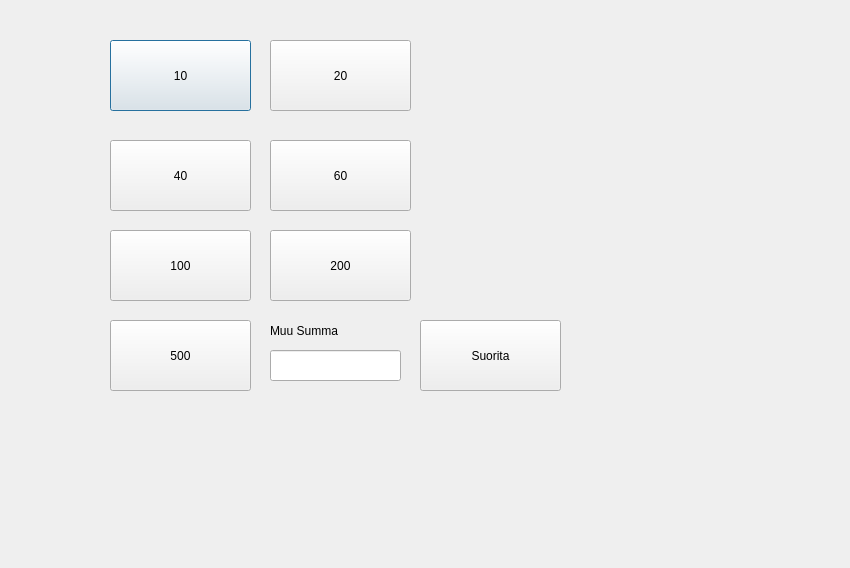
<?xml version="1.0" encoding="UTF-8"?>
<ui version="4.0">
 <class>debitPankki</class>
 <widget class="QDialog" name="debitPankki">
  <property name="geometry">
   <rect>
    <x>0</x>
    <y>0</y>
    <width>850</width>
    <height>568</height>
   </rect>
  </property>
  <property name="windowTitle">
   <string>Dialog</string>
  </property>
  <widget class="QPushButton" name="btnDebitNosto10">
   <property name="geometry">
    <rect>
     <x>110</x>
     <y>40</y>
     <width>141</width>
     <height>71</height>
    </rect>
   </property>
   <property name="text">
    <string>10</string>
   </property>
  </widget>
  <widget class="QPushButton" name="btnDebitNosto20">
   <property name="geometry">
    <rect>
     <x>270</x>
     <y>40</y>
     <width>141</width>
     <height>71</height>
    </rect>
   </property>
   <property name="text">
    <string>20</string>
   </property>
  </widget>
  <widget class="QPushButton" name="btnDebitNosto40">
   <property name="geometry">
    <rect>
     <x>110</x>
     <y>140</y>
     <width>141</width>
     <height>71</height>
    </rect>
   </property>
   <property name="text">
    <string>40</string>
   </property>
  </widget>
  <widget class="QPushButton" name="btnDebitNosto60">
   <property name="geometry">
    <rect>
     <x>270</x>
     <y>140</y>
     <width>141</width>
     <height>71</height>
    </rect>
   </property>
   <property name="text">
    <string>60</string>
   </property>
  </widget>
  <widget class="QPushButton" name="btnDebitNosto100">
   <property name="geometry">
    <rect>
     <x>110</x>
     <y>230</y>
     <width>141</width>
     <height>71</height>
    </rect>
   </property>
   <property name="text">
    <string>100</string>
   </property>
  </widget>
  <widget class="QPushButton" name="btnDebitNosto200">
   <property name="geometry">
    <rect>
     <x>270</x>
     <y>230</y>
     <width>141</width>
     <height>71</height>
    </rect>
   </property>
   <property name="text">
    <string>200</string>
   </property>
  </widget>
  <widget class="QPushButton" name="btnDebitNosto500">
   <property name="geometry">
    <rect>
     <x>110</x>
     <y>320</y>
     <width>141</width>
     <height>71</height>
    </rect>
   </property>
   <property name="text">
    <string>500</string>
   </property>
  </widget>
  <widget class="QPushButton" name="btnDebitPankkiSuorita">
   <property name="geometry">
    <rect>
     <x>420</x>
     <y>320</y>
     <width>141</width>
     <height>71</height>
    </rect>
   </property>
   <property name="text">
    <string>Suorita</string>
   </property>
  </widget>
  <widget class="QLineEdit" name="leDebitSumma">
   <property name="geometry">
    <rect>
     <x>270</x>
     <y>350</y>
     <width>131</width>
     <height>31</height>
    </rect>
   </property>
  </widget>
  <widget class="QLabel" name="label">
   <property name="geometry">
    <rect>
     <x>270</x>
     <y>320</y>
     <width>101</width>
     <height>21</height>
    </rect>
   </property>
   <property name="text">
    <string>Muu Summa</string>
   </property>
  </widget>
  <widget class="QLabel" name="labelDebitPankkiInfo">
   <property name="geometry">
    <rect>
     <x>70</x>
     <y>420</y>
     <width>391</width>
     <height>81</height>
    </rect>
   </property>
   <property name="font">
    <font>
     <pointsize>12</pointsize>
    </font>
   </property>
   <property name="text">
    <string/>
   </property>
  </widget>
 </widget>
 <resources/>
 <connections/>
</ui>
